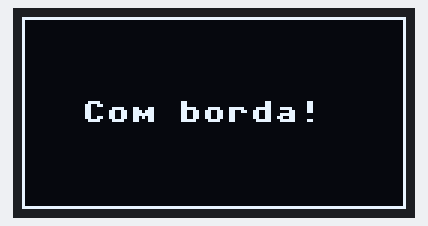
A program run on a simulated Raspberry Pi Pico running MicroPython. On the bench: 128×64 one-colour display. What the program prints to the serial console is not drawn. At 4.1 s the program stops and its outputs stay as they are.

Above: at 0.1 s.

The program:

display_borda.py
```python
# display_borda.py
# Testa criação e remoção de borda no display
# Blocos: Criar borda, Limpar borda

from machine import Pin, I2C
from ssd1306 import SSD1306_I2C
import time

# Configuração
i2c = I2C(1, scl=Pin(3), sda=Pin(2), freq=400000)
oled = SSD1306_I2C(128, 64, i2c)

# Teste 1: Criar borda + texto
oled.fill(0)
oled.rect(0, 0, 128, 64, 1)
oled.text("Com borda!", 20, 28, 1)
oled.show()
print("Borda criada")
time.sleep(2)

# Teste 2: Remover borda
oled.rect(0, 0, 128, 64, 0)
oled.text("Sem borda!", 20, 28, 1)
oled.show()
print("Borda removida")
time.sleep(2)

# Teste 3: Limpar tudo
oled.fill(0)
oled.show()
print("Display limpo")
```
